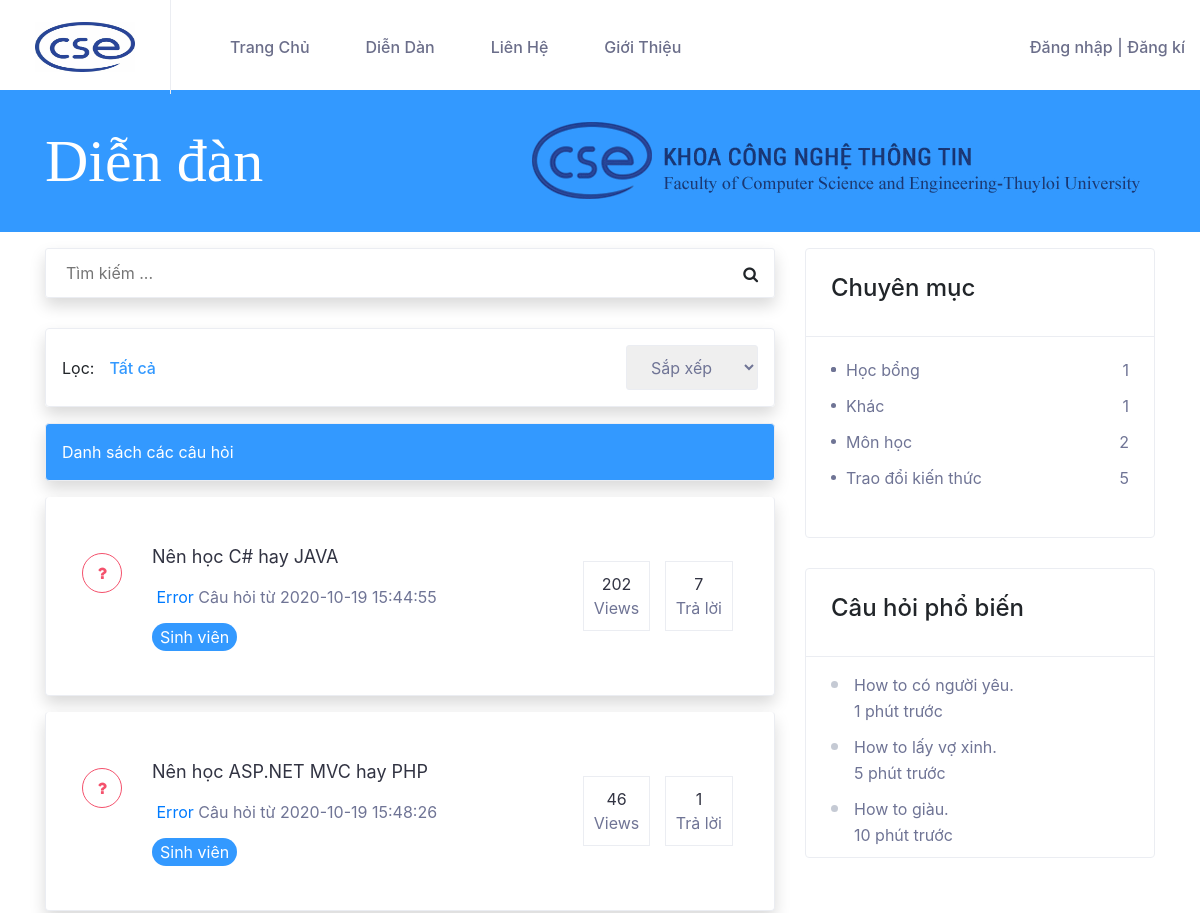
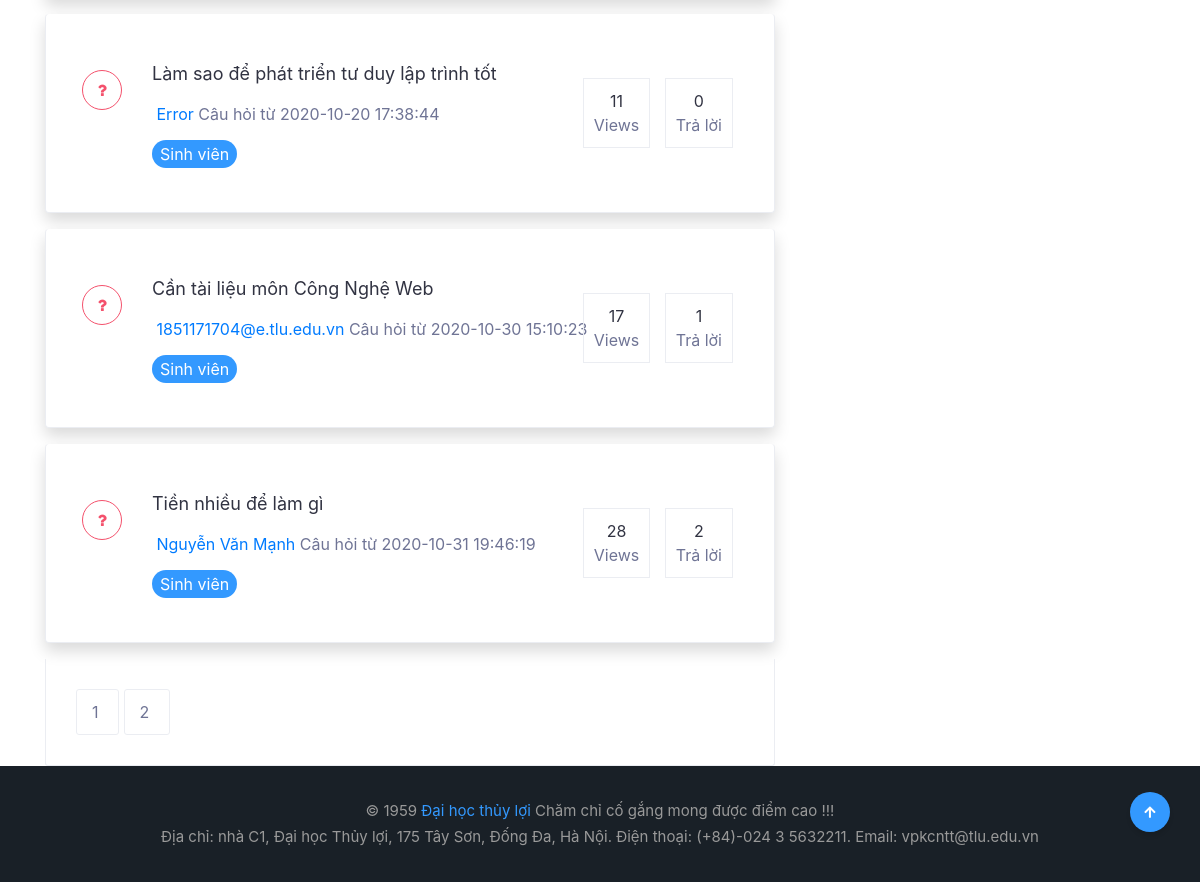
The app's page /cse485-website-project/forum-index.php with its own data (2 pictures, top to bottom).
### tables this page shows
CREATE TABLE `questions` (
  `ID` int(10) NOT NULL,
  `Title` varchar(255) NOT NULL,
  `Contents` text NOT NULL,
  `Image` text NOT NULL,
  `Views` int(11) NOT NULL DEFAULT 0,
  `CategoryID_question` int(10) NOT NULL,
  `UserName` varchar(50) NOT NULL,
  `Status` tinyint(1) NOT NULL DEFAULT 1,
  `Created` timestamp NOT NULL DEFAULT current_timestamp(),
  `Updated` datetime DEFAULT NULL
);

### cse485-website-project/forum-index-process.php (the view, shortened to what this page needs)
<?php
include 'Config/config.php';
$titleSearch = $_GET['searchString'];
$sotin1trang = 5;
if (isset($_GET["trang"])) {
    $trang = $_GET["trang"];
    settype($trang, "int");
} else {
    $trang = 1;
}
if (isset($titleSearch) && !empty($titleSearch)) {
    $sql = "select * from questions where Title like '%$titleSearch%'";
} else {
    $from = ($trang - 1) * $sotin1trang;
    $sql = "select * from questions limit $from, $sotin1trang";
}
mysqli_set_charset($conn, "UTF8");
$result = mysqli_query($conn, $sql);
while ($row = mysqli_fetch_assoc($result)) { ?>
    <div class="noidung-index forum-questions-list shadow p-3 mb-3 bg-white rounded ">
        <div class="forum-question-item">
            <div class="forum-question-title">
                <a href="forum-detail.php?id=<?php echo $row['ID']; ?>" name="title" class="tieude" id="title"><?php echo $row['Title'] ?></a>
            </div>
            <div class="forum-question-meta">
                <span title="Open" class="forum-status forum-status-open">Open</span>
                <span>
                    <a href="#">
                        <?php echo $row['UserName'] ?></a> Câu hỏi từ <?php echo $row['Created'] ?>
                </span>
            </div>
            <div class="forum-question-meta mt-3">
                <a class="forum-keyword">Sinh viên</a>
            </div>
            <div class="forum-question-stats">
                <span class="forum-views-count">
                    <strong><?php echo $row['Views'] ?></strong>Views</span>
                <span class="forum-votes-count">
                    <?php
                    $sqlgetcountComment = "SELECT COUNT(Question_ID) as count_comment
                        FROM comments,questions WHERE comments.Question_ID = questions.ID and Question_ID = " . $row['ID'];
                    $resultcountComment = mysqli_query($conn, $sqlgetcountComment);
                    $row = mysqli_fetch_assoc($resultcountComment)
                    ?>
                    <strong><?php echo $row['count_comment']; ?></strong>Trả lời </span>
            </div>
        </div>
    </div>
<?php }
?>
<div class="forum-questions-footer">
    <?php
    $ds = mysqli_query($conn, "select id from questions");
    $tongsotin = mysqli_num_rows($ds);
    $sotrang = ceil($tongsotin / $sotin1trang);
    for ($t = 1; $t <= $sotrang; $t++) { ?>
        <div class="forum-pagination">
            <a class="forum-page-numbers " href='forum-index.php?trang=<?php echo $t ?>'><?php echo $t ?> </a>&nbsp;
        </div>
    <?php }
    ?>
</div>

### records on screen
questions: Title "Nên học C# hay JAVA", UserName "Error", Created "2020-10-19 15:44:55", Views "202", count_comment "7"
questions: Title "Nên học ASP.NET MVC hay PHP", UserName "Error", Created "2020-10-19 15:48:26", Views "46", count_comment "1"
questions: Title "Làm sao để phát triển tư duy lập trình tốt", UserName "Error", Created "2020-10-20 17:38:44", Views "11", count_comment "0"
questions: Title "Cần tài liệu môn Công Nghệ Web", UserName "1851171704@e.tlu.edu.vn", Created "2020-10-30 15:10:23", Views "17", count_comment "1"
questions: Title "Tiền nhiều để làm gì", UserName "Nguyễn Văn Mạnh", Created "2020-10-31 19:46:19", Views "28", count_comment "2"

### other values on screen
$row['CategoryName'] "Học bổng"
$row['quantity'] "1"
$row['CategoryName'] "Khác"
$row['CategoryName'] "Môn học"
$row['quantity'] "2"
$row['CategoryName'] "Trao đổi kiến thức"
$row['quantity'] "5"
